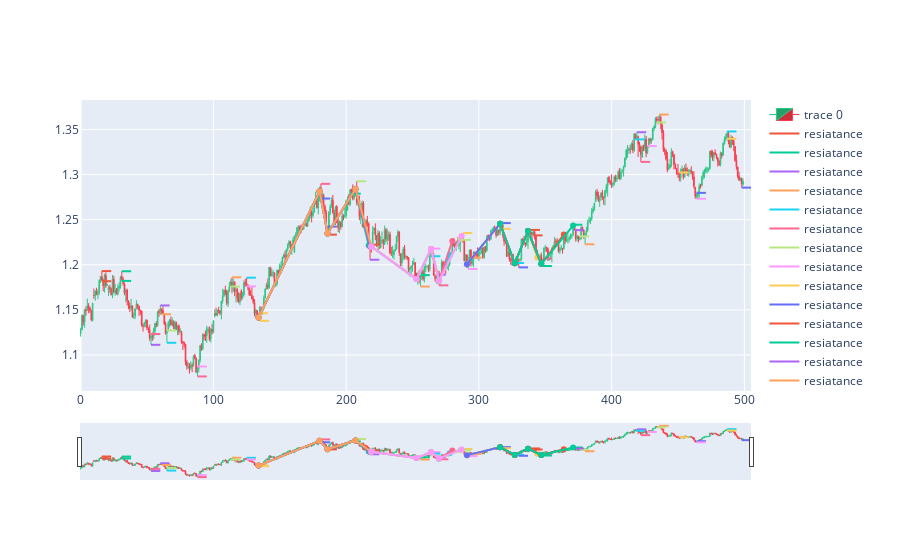

Source (notebook cell):
### Code cell
fig = go.Figure(data=[go.Candlestick(x=dfs.index,
                open=dfs['open'],
                high=dfs['high'],
                low=dfs['low'],
                close=dfs['close'],
                line=dict(width=1), opacity=1,
                increasing_fillcolor='#24A06B',
                decreasing_fillcolor="#CC2E3C",
                increasing_line_color='#2EC886',  
                decreasing_line_color='#FF3A4C'
                )])

for a,b in zip(rr,aa):
    fig.add_trace(go.Scatter(x=[a,a+7], y=[b,b],
                        mode='lines',
                        name=f'resiatance '))

for a,b in zip(sindex,sprice):
    fig.add_trace(go.Scatter(x=[a,a+7], y=[b,b],
                        mode='lines',
                        name=f'support '))


for i in patterndetected:
    fig.add_trace(go.Scatter(x=i[0], y=i[1],
                        mode='lines+markers',
                        name=f'Harmonic {i[2]}'))

fig.show()

### Figure 1 — Plotly figure (JSON) as saved in the notebook; plotly's stock layout.template omitted (floating-point values rounded to 4 significant figures; data arrays with more than 128 entries replaced by an {"elided": "..."} marker saying what was removed)
{"data": [{"close": {"elided": "500 float values"}, "decreasing": {"fillcolor": "#CC2E3C", "line": {"color": "#FF3A4C"}}, "high": {"elided": "500 float values"}, "increasing": {"fillcolor": "#24A06B", "line": {"color": "#2EC886"}}, "line": {"width": 1}, "low": {"elided": "500 float values"}, "opacity": 1, "open": {"elided": "500 float values"}, "type": "candlestick", "x": {"elided": "500 int values"}}, {"mode": "lines", "name": "resiatance ", "type": "scatter", "x": [16, 23], "y": [1.193, 1.193]}, {"mode": "lines", "name": "resiatance ", "type": "scatter", "x": [31, 38], "y": [1.193, 1.193]}, {"mode": "lines", "name": "resiatance ", "type": "scatter", "x": [60, 67], "y": [1.155, 1.155]}, {"mode": "lines", "name": "resiatance ", "type": "scatter", "x": [114, 121], "y": [1.186, 1.186]}, {"mode": "lines", "name": "resiatance ", "type": "scatter", "x": [125, 132], "y": [1.186, 1.186]}, {"mode": "lines", "name": "resiatance ", "type": "scatter", "x": [181, 188], "y": [1.29, 1.29]}, {"mode": "lines", "name": "resiatance ", "type": "scatter", "x": [208, 215], "y": [1.293, 1.293]}, {"mode": "lines", "name": "resiatance ", "type": "scatter", "x": [264, 271], "y": [1.218, 1.218]}, {"mode": "lines", "name": "resiatance ", "type": "scatter", "x": [288, 295], "y": [1.235, 1.235]}, {"mode": "lines", "name": "resiatance ", "type": "scatter", "x": [317, 324], "y": [1.246, 1.246]}, {"mode": "lines", "name": "resiatance ", "type": "scatter", "x": [339, 346], "y": [1.239, 1.239]}, {"mode": "lines", "name": "resiatance ", "type": "scatter", "x": [371, 378], "y": [1.244, 1.244]}, {"mode": "lines", "name": "resiatance ", "type": "scatter", "x": [419, 426], "y": [1.347, 1.347]}, {"mode": "lines", "name": "resiatance ", "type": "scatter", "x": [436, 443], "y": [1.367, 1.367]}, {"mode": "lines", "name": "resiatance ", "type": "scatter", "x": [487, 494], "y": [1.348, 1.348]}, {"mode": "lines", "name": "resiatance ", "type": "scatter", "x": [53, 60], "y": [1.123, 1.123]}, {"mode": "lines", "name": "resiatance ", "type": "scatter", "x": [65, 72], "y": [1.127, 1.127]}, {"mode": "lines", "name": "resiatance ", "type": "scatter", "x": [88, 95], "y": [1.087, 1.087]}, {"mode": "lines", "name": "resiatance ", "type": "scatter", "x": [134, 141], "y": [1.146, 1.146]}, {"mode": "lines", "name": "resiatance ", "type": "scatter", "x": [186, 193], "y": [1.242, 1.242]}, {"mode": "lines", "name": "resiatance ", "type": "scatter", "x": [218, 225], "y": [1.222, 1.222]}, {"mode": "lines", "name": "resiatance ", "type": "scatter", "x": [256, 263], "y": [1.188, 1.188]}, {"mode": "lines", "name": "resiatance ", "type": "scatter", "x": [268, 275], "y": [1.189, 1.189]}, {"mode": "lines", "name": "resiatance ", "type": "scatter", "x": [295, 302], "y": [1.208, 1.208]}, {"mode": "lines", "name": "resiatance ", "type": "scatter", "x": [327, 334], "y": [1.202, 1.202]}, {"mode": "lines", "name": "resiatance ", "type": "scatter", "x": [348, 355], "y": [1.207, 1.207]}, {"mode": "lines", "name": "resiatance ", "type": "scatter", "x": [376, 383], "y": [1.231, 1.231]}, {"mode": "lines", "name": "resiatance ", "type": "scatter", "x": [427, 434], "y": [1.332, 1.332]}, {"mode": "lines", "name": "resiatance ", "type": "scatter", "x": [451, 458], "y": [1.302, 1.302]}, {"mode": "lines", "name": "resiatance ", "type": "scatter", "x": [464, 471], "y": [1.28, 1.28]}, {"mode": "lines", "name": "support ", "type": "scatter", "x": [16, 23], "y": [1.182, 1.182]}, {"mode": "lines", "name": "support ", "type": "scatter", "x": [31, 38], "y": [1.182, 1.182]}, {"mode": "lines", "name": "support ", "type": "scatter", "x": [53, 60], "y": [1.111, 1.111]}, {"mode": "lines", "name": "support ", "type": "scatter", "x": [61, 68], "y": [1.145, 1.145]}, {"mode": "lines", "name": "support ", "type": "scatter", "x": [65, 72], "y": [1.113, 1.113]}, {"mode": "lines", "name": "support ", "type": "scatter", "x": [88, 95], "y": [1.076, 1.076]}, {"mode": "lines", "name": "support ", "type": "scatter", "x": [113, 120], "y": [1.176, 1.176]}, {"mode": "lines", "name": "support ", "type": "scatter", "x": [125, 132], "y": [1.176, 1.176]}, {"mode": "lines", "name": "support ", "type": "scatter", "x": [135, 142], "y": [1.138, 1.138]}, {"mode": "lines", "name": "support ", "type": "scatter", "x": [181, 188], "y": [1.273, 1.273]}, {"mode": "lines", "name": "support ", "type": "scatter", "x": [186, 193], "y": [1.233, 1.233]}, {"mode": "lines", "name": "support ", "type": "scatter", "x": [204, 211], "y": [1.279, 1.279]}, {"mode": "lines", "name": "support ", "type": "scatter", "x": [218, 225], "y": [1.206, 1.206]}, {"mode": "lines", "name": "support ", "type": "scatter", "x": [256, 263], "y": [1.176, 1.176]}, {"mode": "lines", "name": "support ", "type": "scatter", "x": [264, 271], "y": [1.209, 1.209]}, {"mode": "lines", "name": "support ", "type": "scatter", "x": [270, 277], "y": [1.177, 1.177]}, {"mode": "lines", "name": "support ", "type": "scatter", "x": [287, 294], "y": [1.228, 1.228]}, {"mode": "lines", "name": "support ", "type": "scatter", "x": [292, 299], "y": [1.195, 1.195]}, {"mode": "lines", "name": "support ", "type": "scatter", "x": [317, 324], "y": [1.24, 1.24]}, {"mode": "lines", "name": "support ", "type": "scatter", "x": [330, 337], "y": [1.197, 1.197]}, {"mode": "lines", "name": "support ", "type": "scatter", "x": [341, 348], "y": [1.233, 1.233]}, {"mode": "lines", "name": "support ", "type": "scatter", "x": [348, 355], "y": [1.199, 1.199]}, {"mode": "lines", "name": "support ", "type": "scatter", "x": [372, 379], "y": [1.238, 1.238]}, {"mode": "lines", "name": "support ", "type": "scatter", "x": [380, 387], "y": [1.223, 1.223]}, {"mode": "lines", "name": "support ", "type": "scatter", "x": [418, 425], "y": [1.339, 1.339]}, {"mode": "lines", "name": "support ", "type": "scatter", "x": [422, 429], "y": [1.314, 1.314]}, {"mode": "lines", "name": "support ", "type": "scatter", "x": [434, 441], "y": [1.358, 1.358]}, {"mode": "lines", "name": "support ", "type": "scatter", "x": [464, 471], "y": [1.273, 1.273]}, {"mode": "lines", "name": "support ", "type": "scatter", "x": [487, 494], "y": [1.34, 1.34]}, {"mode": "lines", "name": "support ", "type": "scatter", "x": [498, 505], "y": [1.286, 1.286]}, {"mode": "lines+markers", "name": "Harmonic sell", "type": "scatter", "x": [134, 180, 186, 207, 214], "y": [1.142, 1.281, 1.235, 1.284, 1.244]}, {"mode": "lines+markers", "name": "Harmonic sell", "type": "scatter", "x": [134, 180, 186, 207, 217], "y": [1.142, 1.281, 1.235, 1.284, 1.222]}, {"mode": "lines+markers", "name": "Harmonic sell", "type": "scatter", "x": [134, 180, 186, 207, 218], "y": [1.142, 1.281, 1.235, 1.284, 1.22]}, {"mode": "lines+markers", "name": "Harmonic sell", "type": "scatter", "x": [134, 180, 186, 207, 219], "y": [1.142, 1.281, 1.235, 1.284, 1.22]}, {"mode": "lines+markers", "name": "Harmonic buy", "type": "scatter", "x": [219, 253, 264, 270, 278], "y": [1.22, 1.184, 1.217, 1.182, 1.211]}, {"mode": "lines+markers", "name": "Harmonic buy", "type": "scatter", "x": [219, 253, 264, 270, 280], "y": [1.22, 1.184, 1.217, 1.182, 1.226]}, {"mode": "lines+markers", "name": "Harmonic buy", "type": "scatter", "x": [219, 253, 264, 270, 286], "y": [1.22, 1.184, 1.217, 1.182, 1.228]}, {"mode": "lines+markers", "name": "Harmonic buy", "type": "scatter", "x": [219, 253, 264, 270, 287], "y": [1.22, 1.184, 1.217, 1.182, 1.232]}, {"mode": "lines+markers", "name": "Harmonic sell", "type": "scatter", "x": [291, 316, 327, 337, 344], "y": [1.201, 1.245, 1.202, 1.237, 1.208]}, {"mode": "lines+markers", "name": "Harmonic sell", "type": "scatter", "x": [291, 316, 327, 337, 347], "y": [1.201, 1.245, 1.202, 1.237, 1.201]}, {"mode": "lines+markers", "name": "Harmonic buy", "type": "scatter", "x": [316, 327, 337, 347, 364], "y": [1.245, 1.202, 1.237, 1.201, 1.234]}, {"mode": "lines+markers", "name": "Harmonic buy", "type": "scatter", "x": [316, 327, 337, 347, 371], "y": [1.245, 1.202, 1.237, 1.201, 1.244]}], "layout": {}}
